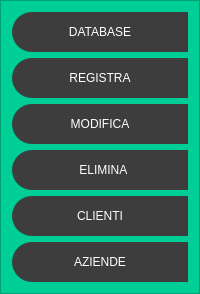
           <widget class="QFrame" name="frame_control">
            <property name="minimumSize">
             <size>
              <width>200</width>
              <height>0</height>
             </size>
            </property>
            <property name="maximumSize">
             <size>
              <width>0</width>
              <height>16777215</height>
             </size>
            </property>
            <property name="styleSheet">
             <string notr="true">
QFrame{
background-color: rgb(0, 206, 151);
}



QPushButton{
background-color: rgb(61, 61, 61);
border-top-left-radius: 20px;
border-bottom-left-radius: 20px;
color: rgb(255, 255, 255);
font: 77 10pt &quot;Arial Black&quot;;
	
}

QPushButton:hover{
background-color: white;
border-top-left-radius: 20px;
border-bottom-left-radius: 20px;
color: rgb(0, 0, 0);
font: 77 10pt &quot;Arial Black&quot;;
}</string>
            </property>
            <property name="frameShape">
             <enum>QFrame::StyledPanel</enum>
            </property>
            <property name="frameShadow">
             <enum>QFrame::Raised</enum>
            </property>
            <layout class="QVBoxLayout" name="verticalLayout_3">
             <item>
              <widget class="QPushButton" name="bt_database">
               <property name="minimumSize">
                <size>
                 <width>0</width>
                 <height>40</height>
                </size>
               </property>
               <property name="text">
                <string>DATABASE</string>
               </property>
               <property name="icon">
                <iconset>
                 <normaloff>../immagini/database.svg</normaloff>../immagini/database.svg</iconset>
               </property>
               <property name="iconSize">
                <size>
                 <width>35</width>
                 <height>35</height>
                </size>
               </property>
              </widget>
             </item>
             <item>
              <widget class="QPushButton" name="bt_registra">
               <property name="minimumSize">
                <size>
                 <width>0</width>
                 <height>40</height>
                </size>
               </property>
               <property name="text">
                <string>REGISTRA</string>
               </property>
               <property name="icon">
                <iconset>
                 <normaloff>../immagini/registrare.svg</normaloff>../immagini/registrare.svg</iconset>
               </property>
               <property name="iconSize">
                <size>
                 <width>30</width>
                 <height>30</height>
                </size>
               </property>
              </widget>
             </item>
             <item>
              <widget class="QPushButton" name="bt_modifica">
               <property name="minimumSize">
                <size>
                 <width>0</width>
                 <height>40</height>
                </size>
               </property>
               <property name="text">
                <string>MODIFICA</string>
               </property>
               <property name="icon">
                <iconset>
                 <normaloff>../immagini/modifiche.svg</normaloff>../immagini/modifiche.svg</iconset>
               </property>
               <property name="iconSize">
                <size>
                 <width>35</width>
                 <height>35</height>
                </size>
               </property>
              </widget>
             </item>
             <item>
              <widget class="QPushButton" name="bt_elimina">
               <property name="minimumSize">
                <size>
                 <width>0</width>
                 <height>40</height>
                </size>
               </property>
               <property name="layoutDirection">
                <enum>Qt::LeftToRight</enum>
               </property>
               <property name="autoFillBackground">
                <bool>false</bool>
               </property>
               <property name="text">
                <string>  ELIMINA</string>
               </property>
               <property name="icon">
                <iconset>
                 <normaloff>../immagini/eliminare.svg</normaloff>../immagini/eliminare.svg</iconset>
               </property>
               <property name="iconSize">
                <size>
                 <width>35</width>
                 <height>35</height>
                </size>
               </property>
               <property name="autoRepeat">
                <bool>false</bool>
               </property>
               <property name="autoExclusive">
                <bool>false</bool>
               </property>
              </widget>
             </item>
             <item>
              <widget class="QPushButton" name="bt_clienti">
               <property name="minimumSize">
                <size>
                 <width>0</width>
                 <height>40</height>
                </size>
               </property>
               <property name="text">
                <string>CLIENTI</string>
               </property>
               <property name="icon">
                <iconset>
                 <normaloff>../immagini/cliente.svg</normaloff>../immagini/cliente.svg</iconset>
               </property>
               <property name="iconSize">
                <size>
                 <width>35</width>
                 <height>35</height>
                </size>
               </property>
              </widget>
             </item>
             <item>
              <widget class="QPushButton" name="bt_aziende">
               <property name="minimumSize">
                <size>
                 <width>0</width>
                 <height>40</height>
                </size>
               </property>
               <property name="text">
                <string>AZIENDE</string>
               </property>
               <property name="icon">
                <iconset>
                 <normaloff>../immagini/azienda.svg</normaloff>../immagini/azienda.svg</iconset>
               </property>
               <property name="iconSize">
                <size>
                 <width>35</width>
                 <height>35</height>
                </size>
               </property>
              </widget>
             </item>
            </layout>
           </widget>
